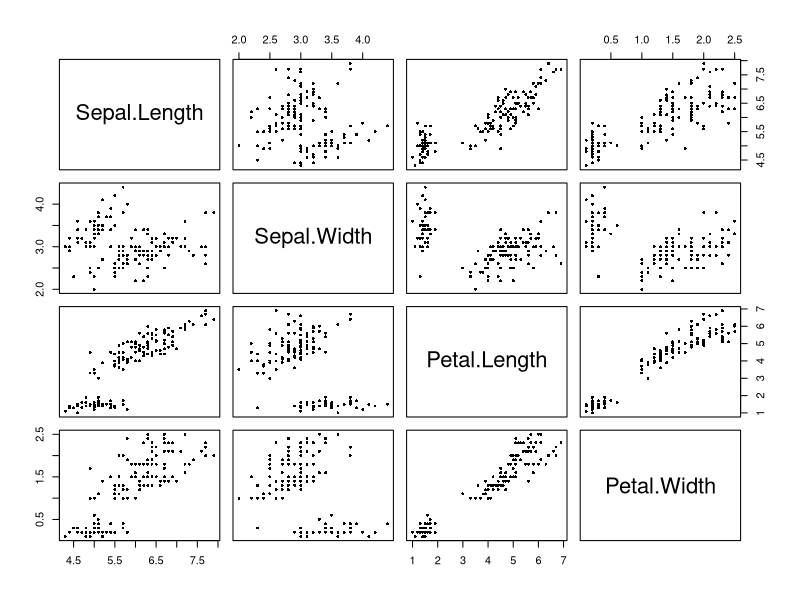
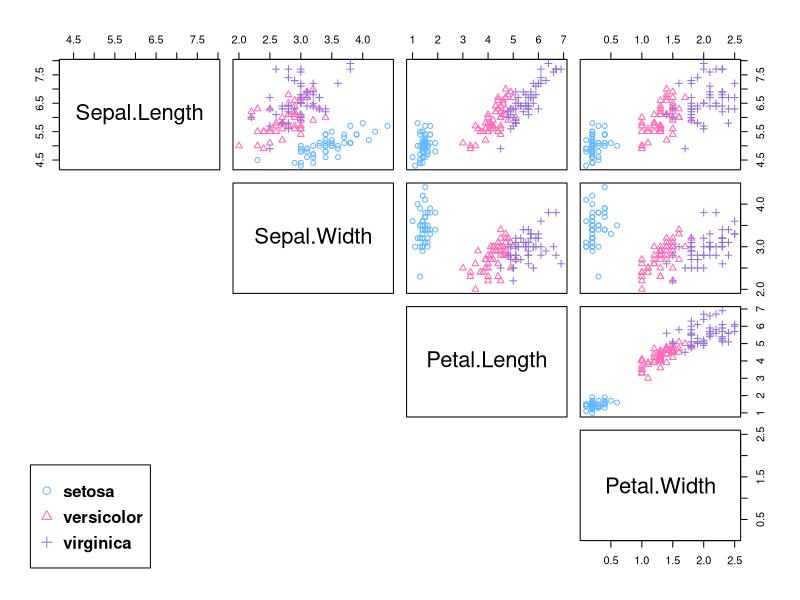
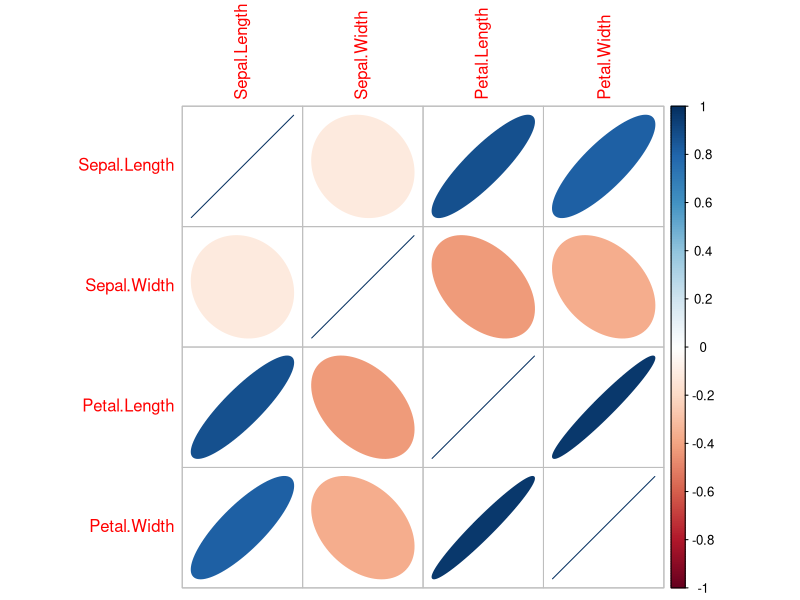

Here is the R script that generated these plots, in order:
cat("\f")

### Default Options 

options(scipen=999)
options(stringsAsFactors = FALSE)

### Read Data

help(iris)
Data = iris # iris is a default database in R 

str(Data)
dim(Data)

########################################################
### visualisation of the data

plot(Data[,1:4], pch=16, cex=0.6)

#correlation matrix
cor(Data[,1:4])

# not easy to interpret

##########################################################################################################

### set the colours for the three classes
cols = c("steelblue1", "hotpink", "mediumpurple")
### set the symbols for the three classes
pchs = c(1,2,3)


pairs(Data[,1:4], pch = pchs[Data$Species],  cex = 1,
      col = cols[Data$Species],
      lower.panel=NULL)

### create a legend for the plot
par(xpd = TRUE)
legend("bottomleft",legend=c("setosa","versicolor","virginica"),
       col=cols,pch=pchs,cex=1,text.font=2)


############################################################################################
# use corrplot

library(corrplot)
corrplot(cor(Data[,1:4]), method = "ellipse")

# it is an abstract version of the previous plot, but makes things "easy" to interpret
############################################################################################
